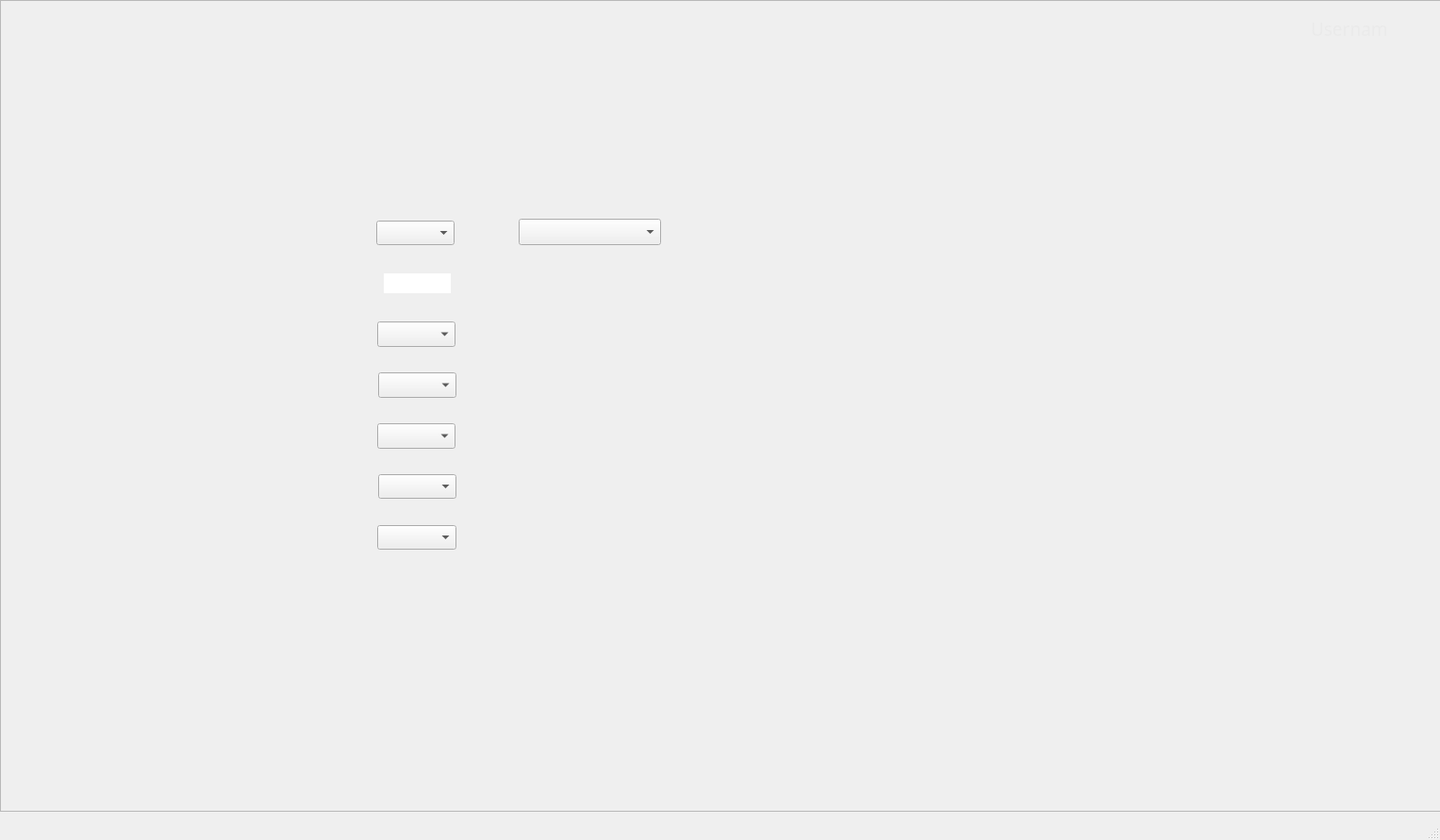
<?xml version="1.0" encoding="UTF-8"?>
<ui version="4.0">
 <class>User_GeneralQuery</class>
 <widget class="QMainWindow" name="User_GeneralQuery">
  <property name="geometry">
   <rect>
    <x>0</x>
    <y>0</y>
    <width>1527</width>
    <height>891</height>
   </rect>
  </property>
  <property name="windowTitle">
   <string>GeneralQuery</string>
  </property>
  <widget class="QWidget" name="centralwidget">
   <widget class="QFrame" name="BackgroundFrame">
    <property name="geometry">
     <rect>
      <x>0</x>
      <y>0</y>
      <width>1531</width>
      <height>861</height>
     </rect>
    </property>
    <property name="frameShape">
     <enum>QFrame::StyledPanel</enum>
    </property>
    <property name="frameShadow">
     <enum>QFrame::Raised</enum>
    </property>
    <widget class="QLabel" name="BackgroundLabel">
     <property name="geometry">
      <rect>
       <x>0</x>
       <y>0</y>
       <width>1521</width>
       <height>861</height>
      </rect>
     </property>
     <property name="text">
      <string/>
     </property>
     <property name="pixmap">
      <pixmap>Images/User/User-GeneralQuery.png</pixmap>
     </property>
     <property name="scaledContents">
      <bool>true</bool>
     </property>
    </widget>
    <widget class="QPushButton" name="HomeButton">
     <property name="geometry">
      <rect>
       <x>0</x>
       <y>70</y>
       <width>241</width>
       <height>51</height>
      </rect>
     </property>
     <property name="text">
      <string/>
     </property>
     <property name="flat">
      <bool>true</bool>
     </property>
    </widget>
    <widget class="QPushButton" name="PersRegisterButton">
     <property name="geometry">
      <rect>
       <x>0</x>
       <y>240</y>
       <width>241</width>
       <height>51</height>
      </rect>
     </property>
     <property name="text">
      <string/>
     </property>
     <property name="flat">
      <bool>true</bool>
     </property>
    </widget>
    <widget class="QLabel" name="UsernameLabel">
     <property name="geometry">
      <rect>
       <x>1390</x>
       <y>20</y>
       <width>81</width>
       <height>21</height>
      </rect>
     </property>
     <property name="font">
      <font>
       <family>Source Sans Pro</family>
       <pointsize>14</pointsize>
      </font>
     </property>
     <property name="cursor">
      <cursorShape>BlankCursor</cursorShape>
     </property>
     <property name="autoFillBackground">
      <bool>false</bool>
     </property>
     <property name="styleSheet">
      <string notr="true">color: rgb(234, 234, 234);</string>
     </property>
     <property name="text">
      <string>Username</string>
     </property>
    </widget>
    <widget class="QPushButton" name="RecordRegisterButton">
     <property name="geometry">
      <rect>
       <x>0</x>
       <y>120</y>
       <width>241</width>
       <height>51</height>
      </rect>
     </property>
     <property name="text">
      <string/>
     </property>
     <property name="flat">
      <bool>true</bool>
     </property>
    </widget>
    <widget class="QPushButton" name="LogOutButton">
     <property name="geometry">
      <rect>
       <x>0</x>
       <y>800</y>
       <width>241</width>
       <height>51</height>
      </rect>
     </property>
     <property name="text">
      <string/>
     </property>
     <property name="flat">
      <bool>true</bool>
     </property>
    </widget>
    <widget class="QPushButton" name="GeneralQueryApplyButt">
     <property name="geometry">
      <rect>
       <x>1275</x>
       <y>711</y>
       <width>127</width>
       <height>33</height>
      </rect>
     </property>
     <property name="text">
      <string/>
     </property>
     <property name="flat">
      <bool>true</bool>
     </property>
    </widget>
    <widget class="QPushButton" name="RecordLookUpButton">
     <property name="geometry">
      <rect>
       <x>0</x>
       <y>180</y>
       <width>241</width>
       <height>51</height>
      </rect>
     </property>
     <property name="text">
      <string/>
     </property>
     <property name="flat">
      <bool>true</bool>
     </property>
    </widget>
    <widget class="QPushButton" name="GenQueriesButton">
     <property name="geometry">
      <rect>
       <x>0</x>
       <y>290</y>
       <width>241</width>
       <height>51</height>
      </rect>
     </property>
     <property name="text">
      <string/>
     </property>
     <property name="flat">
      <bool>true</bool>
     </property>
    </widget>
    <widget class="QLabel" name="GeneralQueryDisplay">
     <property name="geometry">
      <rect>
       <x>710</x>
       <y>215</y>
       <width>691</width>
       <height>461</height>
      </rect>
     </property>
     <property name="font">
      <font>
       <family>Source Sans Pro</family>
       <pointsize>12</pointsize>
      </font>
     </property>
     <property name="autoFillBackground">
      <bool>false</bool>
     </property>
     <property name="text">
      <string/>
     </property>
     <property name="alignment">
      <set>Qt::AlignLeading|Qt::AlignLeft|Qt::AlignTop</set>
     </property>
    </widget>
    <widget class="QComboBox" name="RecordTypeFilter">
     <property name="geometry">
      <rect>
       <x>400</x>
       <y>341</y>
       <width>83</width>
       <height>27</height>
      </rect>
     </property>
     <property name="font">
      <font>
       <family>Source Sans Pro</family>
       <pointsize>12</pointsize>
      </font>
     </property>
    </widget>
    <widget class="QComboBox" name="QueryChoice">
     <property name="geometry">
      <rect>
       <x>550</x>
       <y>232</y>
       <width>151</width>
       <height>28</height>
      </rect>
     </property>
     <property name="font">
      <font>
       <family>Source Sans Pro</family>
       <pointsize>12</pointsize>
      </font>
     </property>
    </widget>
    <widget class="QComboBox" name="DistrictFilter">
     <property name="geometry">
      <rect>
       <x>401</x>
       <y>503</y>
       <width>83</width>
       <height>26</height>
      </rect>
     </property>
     <property name="font">
      <font>
       <family>Source Sans Pro</family>
       <pointsize>12</pointsize>
      </font>
     </property>
    </widget>
    <widget class="QComboBox" name="DateRangeFilter">
     <property name="geometry">
      <rect>
       <x>399</x>
       <y>234</y>
       <width>83</width>
       <height>26</height>
      </rect>
     </property>
     <property name="font">
      <font>
       <family>Source Sans Pro</family>
       <pointsize>12</pointsize>
      </font>
     </property>
    </widget>
    <widget class="QComboBox" name="CommunityFilter">
     <property name="geometry">
      <rect>
       <x>400</x>
       <y>557</y>
       <width>84</width>
       <height>26</height>
      </rect>
     </property>
     <property name="font">
      <font>
       <family>Source Sans Pro</family>
       <pointsize>12</pointsize>
      </font>
     </property>
    </widget>
    <widget class="QComboBox" name="ProvinceFilter">
     <property name="geometry">
      <rect>
       <x>401</x>
       <y>395</y>
       <width>83</width>
       <height>27</height>
      </rect>
     </property>
     <property name="font">
      <font>
       <family>Source Sans Pro</family>
       <pointsize>12</pointsize>
      </font>
     </property>
    </widget>
    <widget class="QComboBox" name="CantonFilter">
     <property name="geometry">
      <rect>
       <x>400</x>
       <y>449</y>
       <width>83</width>
       <height>27</height>
      </rect>
     </property>
     <property name="font">
      <font>
       <family>Source Sans Pro</family>
       <pointsize>12</pointsize>
      </font>
     </property>
    </widget>
    <widget class="QLineEdit" name="NValueFilter">
     <property name="enabled">
      <bool>true</bool>
     </property>
     <property name="geometry">
      <rect>
       <x>407</x>
       <y>290</y>
       <width>71</width>
       <height>21</height>
      </rect>
     </property>
     <property name="font">
      <font>
       <family>Source Sans Pro</family>
       <pointsize>12</pointsize>
      </font>
     </property>
     <property name="cursor">
      <cursorShape>IBeamCursor</cursorShape>
     </property>
     <property name="acceptDrops">
      <bool>true</bool>
     </property>
     <property name="autoFillBackground">
      <bool>false</bool>
     </property>
     <property name="frame">
      <bool>false</bool>
     </property>
     <property name="clearButtonEnabled">
      <bool>false</bool>
     </property>
    </widget>
   </widget>
  </widget>
  <widget class="QMenuBar" name="menubar">
   <property name="geometry">
    <rect>
     <x>0</x>
     <y>0</y>
     <width>1527</width>
     <height>21</height>
    </rect>
   </property>
  </widget>
  <widget class="QStatusBar" name="statusbar"/>
 </widget>
 <resources/>
 <connections/>
</ui>
